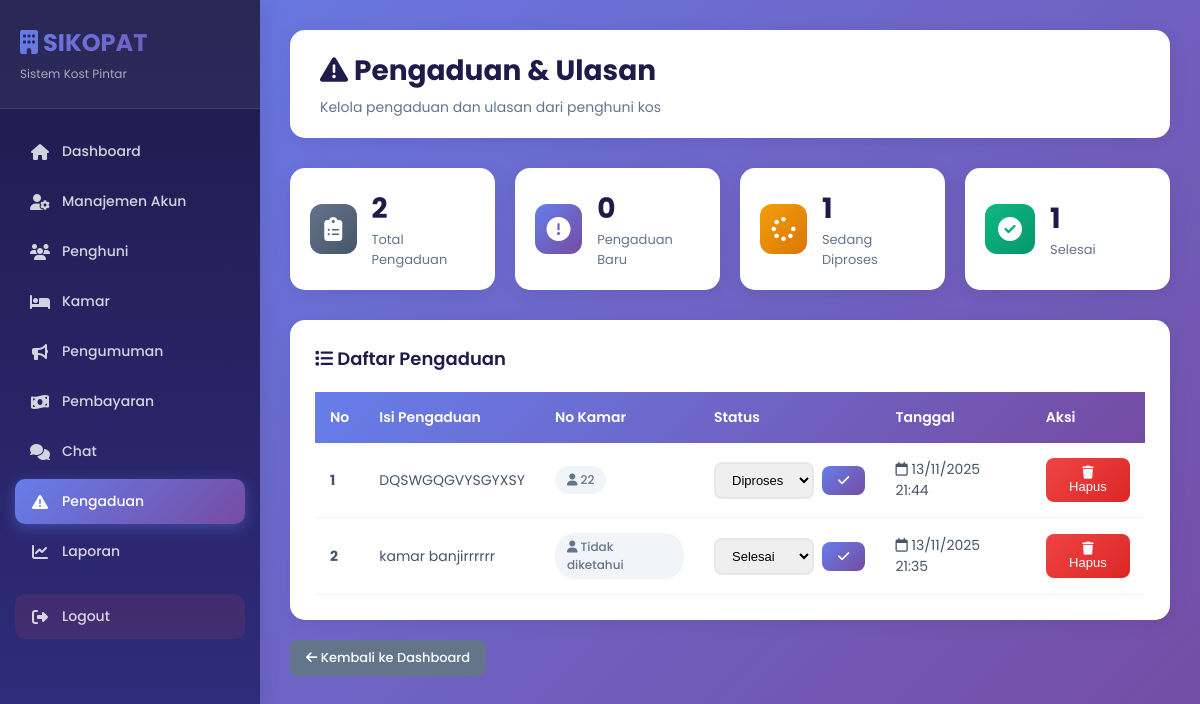
The app's page /admin/pengaduan.php (signed in) with its own data.
### tables this page shows
CREATE TABLE `pengaduan` (
  `id` int(11) NOT NULL,
  `user_id` int(11) DEFAULT NULL,
  `isi` text NOT NULL,
  `gambar` varchar(255) DEFAULT NULL,
  `anonim` tinyint(1) DEFAULT 0,
  `status` enum('baru','diproses','selesai') DEFAULT 'baru',
  `created_at` datetime DEFAULT current_timestamp()
);

### admin/pengaduan.php (the view, shortened to what this page needs)
<?php
include '../koneksi.php';
$query = mysqli_query($koneksi, "
    SELECT * FROM pengaduan
    ORDER BY created_at DESC
");
$total_pengaduan = mysqli_num_rows($query);
$baru = mysqli_num_rows(mysqli_query($koneksi, "SELECT * FROM pengaduan WHERE status='baru'"));
$diproses = mysqli_num_rows(mysqli_query($koneksi, "SELECT * FROM pengaduan WHERE status='diproses'"));
$selesai = mysqli_num_rows(mysqli_query($koneksi, "SELECT * FROM pengaduan WHERE status='selesai'"));
?>
<!DOCTYPE html>
<html lang="id">
<head>
<link rel="stylesheet" href="https://cdnjs.cloudflare.com/ajax/libs/font-awesome/6.5.0/css/all.min.css">
</head>
<body>
<div class="sidebar">
    <div class="sidebar-header">
        <h3><i class="fa-solid fa-building"></i> SIKOPAT</h3>
        <p>Sistem Kost Pintar</p>
    </div>
    <ul>
        <li><a href="dashboard.php"><i class="fa-solid fa-house"></i> Dashboard</a></li>
        <li><a href="manajemenAkun.php"><i class="fa-solid fa-user-gear"></i> Manajemen Akun</a></li>
        <li><a href="penghuni.php"><i class="fa-solid fa-users"></i> Penghuni</a></li>
        <li><a href="kamar.php"><i class="fa-solid fa-bed"></i> Kamar</a></li>
        <li><a href="pengumuman.php"><i class="fa-solid fa-bullhorn"></i> Pengumuman</a></li>
        <li><a href="pembayaran.php"><i class="fa-solid fa-money-bill-wave"></i> Pembayaran</a></li>
        <li><a href="chat.php"><i class="fa-solid fa-comments"></i> Chat</a></li>
        <li><a href="pengaduan.php" class="active"><i class="fa-solid fa-triangle-exclamation"></i> Pengaduan</a></li>
        <li><a href="laporan.php"><i class="fa-solid fa-chart-line"></i> Laporan</a></li>
        <li>
            <a href="../logout.php" onclick="return confirm('Yakin ingin logout?')" class="logout-btn">
                <i class="fa fa-sign-out-alt"></i> Logout
            </a>
        </li>
    </ul>
</div>
<div class="content">
    <div class="top-bar">
        <h1><i class="fa-solid fa-triangle-exclamation"></i> Pengaduan & Ulasan</h1>
        <p>Kelola pengaduan dan ulasan dari penghuni kos</p>
    </div>
    <div class="stats-cards">
        <div class="stat-card">
            <div class="stat-icon gray"><i class="fa-solid fa-clipboard-list"></i></div>
            <div class="stat-info"><h3><?= $total_pengaduan ?></h3><p>Total Pengaduan</p></div>
        </div>
        <div class="stat-card">
            <div class="stat-icon blue"><i class="fa-solid fa-circle-exclamation"></i></div>
            <div class="stat-info"><h3><?= $baru ?></h3><p>Pengaduan Baru</p></div>
        </div>
        <div class="stat-card">
            <div class="stat-icon orange"><i class="fa-solid fa-spinner"></i></div>
            <div class="stat-info"><h3><?= $diproses ?></h3><p>Sedang Diproses</p></div>
        </div>
        <div class="stat-card">
            <div class="stat-icon green"><i class="fa-solid fa-circle-check"></i></div>
            <div class="stat-info"><h3><?= $selesai ?></h3><p>Selesai</p></div>
        </div>
    </div>
    <div class="table-container">
        <div class="table-header">
            <h3><i class="fa-solid fa-list"></i> Daftar Pengaduan</h3>
        </div>
        <table>
            <thead>
                <tr>
                    <th>No</th>
                    <th>Isi Pengaduan</th>
                    <th>No Kamar</th>
                    <th>Status</th>
                    <th>Tanggal</th>
                    <th>Aksi</th>
                </tr>
            </thead>
            <tbody>
            <?php
            $no = 1;
            mysqli_data_seek($query, 0);
            if (mysqli_num_rows($query) > 0):
                while ($row = mysqli_fetch_assoc($query)):
            ?>
            <tr>
                <td><strong><?= $no++ ?></strong></td>
                <td><div style="max-width: 400px;"><?= nl2br(htmlspecialchars($row['isi'])) ?></div></td>
                <td>
                    <?php if($row['anonim']): ?>
                        <span class="badge" style="background: #e0e7ff; color: #4f46e5;">
                            <i class="fa-solid fa-user-secret"></i> Anonim
                        </span>
                    <?php else: ?>
                        <span class="badge" style="background: #f1f5f9; color: #64748b;">
                            <i class="fa-solid fa-user"></i> <?= htmlspecialchars($row['user_id'] ?? 'Tidak diketahui') ?>
                        </span>
                    <?php endif; ?>
                </td>
                <td>
                    <form method="POST" class="action-buttons">
                        <select name="status" class="form-select">
                            <option value="diproses" <?= $row['status'] == 'diproses' ? 'selected' : '' ?>>Diproses</option>
                            <option value="selesai" <?= $row['status'] == 'selesai' ? 'selected' : '' ?>>Selesai</option>
                        </select>
                        <button type="submit" name="ubah_status" class="btn btn-primary">
                            <i class="fa-solid fa-check"></i>
                        </button>
                    </form>
                </td>
                <td><i class="fa-regular fa-calendar"></i> <?= date('d/m/Y H:i', strtotime($row['created_at'])) ?></td>
                <td>
                    <button class="btn btn-danger" onclick="hapusPengaduan(<?= $row['id'] ?>)">
                        <i class="fa-solid fa-trash"></i> Hapus
                    </button>
                </td>
            </tr>
            <?php endwhile; endif; ?>
            </tbody>
        </table>
    </div>
    <div style="margin-top: 20px;">
        <a href="dashboard.php" class="btn btn-secondary"><i class="fa-solid fa-arrow-left"></i> Kembali ke Dashboard</a>
    </div>
</div>
</body>
</html>

### admin/pengaduan.php (style rules this page uses)
* { margin: 0; padding: 0; box-sizing: border-box; }
body { font-family: "Poppins", sans-serif; background: linear-gradient(135deg, #667eea 0%, #764ba2 100%); min-height: 100vh; color: #333; }
.sidebar { width: 260px; background: linear-gradient(180deg, #1e1b4b 0%, #312e81 100%); color: white; position: fixed; top: 0; left: 0; bottom: 0; padding: 0; box-shadow: 4px 0 20px rgba(0,0,0,0.1); overflow-y: auto; z-index: 1000; }
.sidebar-header { padding: 25px 20px; background: rgba(255,255,255,0.05); border-bottom: 1px solid rgba(255,255,255,0.1); }
.sidebar-header h3 { font-size: 24px; font-weight: 700; margin: 0; background: linear-gradient(135deg, #667eea 0%, #764ba2 100%); -webkit-background-clip: text; -webkit-text-fill-color: transparent; }
.sidebar-header p { font-size: 12px; color: rgba(255,255,255,0.6); margin-top: 5px; }
.sidebar ul { list-style: none; padding: 20px 15px; }
.sidebar ul li { margin-bottom: 5px; }
.sidebar ul li a { display: flex; align-items: center; padding: 12px 15px; border-radius: 10px; color: rgba(255,255,255,0.8); text-decoration: none; transition: all 0.3s ease; font-size: 14px; font-weight: 500; }
.sidebar ul li a i { margin-right: 12px; width: 20px; text-align: center; font-size: 16px; }
.sidebar ul li a.active { background: linear-gradient(135deg, #667eea 0%, #764ba2 100%); color: white; box-shadow: 0 4px 15px rgba(102, 126, 234, 0.4); }
.logout-btn { margin-top: 20px; padding: 12px 15px; background: rgba(239, 68, 68, 0.1); color: #fca5a5; border-radius: 10px; display: flex; align-items: center; text-decoration: none; transition: all 0.3s ease; }
.content { margin-left: 260px; padding: 30px; min-height: 100vh; }
.top-bar { background: white; padding: 20px 30px; border-radius: 15px; margin-bottom: 30px; box-shadow: 0 4px 20px rgba(0,0,0,0.08); }
.top-bar h1 { font-size: 28px; font-weight: 700; color: #1e1b4b; margin-bottom: 5px; }
.top-bar p { color: #64748b; font-size: 14px; margin: 0; }
.stats-cards { display: grid; grid-template-columns: repeat(auto-fit, minmax(200px, 1fr)); gap: 20px; margin-bottom: 30px; }
.stat-card { background: white; padding: 20px; border-radius: 15px; box-shadow: 0 4px 20px rgba(0,0,0,0.08); display: flex; align-items: center; gap: 15px; }
.stat-icon { width: 50px; height: 50px; border-radius: 12px; display: flex; align-items: center; justify-content: center; font-size: 24px; color: white; }
.stat-icon.blue { background: linear-gradient(135deg, #667eea 0%, #764ba2 100%); }
.stat-icon.orange { background: linear-gradient(135deg, #f59e0b 0%, #d97706 100%); }
.stat-icon.green { background: linear-gradient(135deg, #10b981 0%, #059669 100%); }
.stat-icon.gray { background: linear-gradient(135deg, #64748b 0%, #475569 100%); }
.stat-info h3 { font-size: 28px; font-weight: 700; color: #1e1b4b; margin: 0; }
.stat-info p { font-size: 13px; color: #64748b; margin: 0; }
.table-container { background: white; border-radius: 15px; padding: 25px; box-shadow: 0 4px 20px rgba(0,0,0,0.08); overflow-x: auto; }
.table-header { display: flex; justify-content: space-between; align-items: center; margin-bottom: 20px; }
.table-header h3 { font-size: 18px; font-weight: 600; color: #1e1b4b; margin: 0; }
table { width: 100%; border-collapse: collapse; }
thead { background: linear-gradient(135deg, #667eea 0%, #764ba2 100%); }
thead th { padding: 15px; text-align: left; color: white; font-weight: 600; font-size: 14px; border: none; }
tbody tr { border-bottom: 1px solid #f1f5f9; transition: all 0.3s ease; }
tbody td { padding: 15px; font-size: 14px; color: #475569; }
.badge { display: inline-block; padding: 5px 12px; border-radius: 20px; font-size: 12px; font-weight: 500; }
.form-select { padding: 8px 12px; border: 2px solid #e2e8f0; border-radius: 8px; font-size: 13px; outline: none; transition: all 0.3s ease; }
.btn { padding: 8px 16px; border: none; border-radius: 8px; font-size: 13px; font-weight: 500; cursor: pointer; transition: all 0.3s ease; text-decoration: none; display: inline-block; }
.btn-primary { background: linear-gradient(135deg, #667eea 0%, #764ba2 100%); color: white; }
.btn-danger { background: linear-gradient(135deg, #ef4444 0%, #dc2626 100%); color: white; }
.btn-secondary { background: #64748b; color: white; }
.action-buttons { display: flex; gap: 8px; align-items: center; }

### records on screen
pengaduan: isi "DQSWGQGVYSGYXSY", user "22", status "Diproses", created_at "13/11/2025 21:44"
pengaduan: isi "kamar banjirrrrrr", user "Tidak diketahui", status "Selesai", created_at "13/11/2025 21:35"

### other values on screen
$total_pengaduan "2"
$baru "0"
$diproses "1"
$selesai "1"
